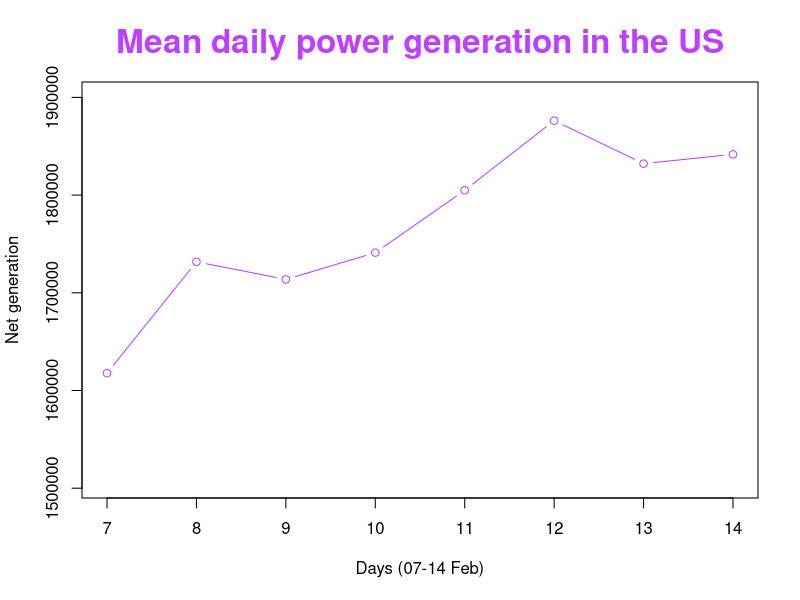
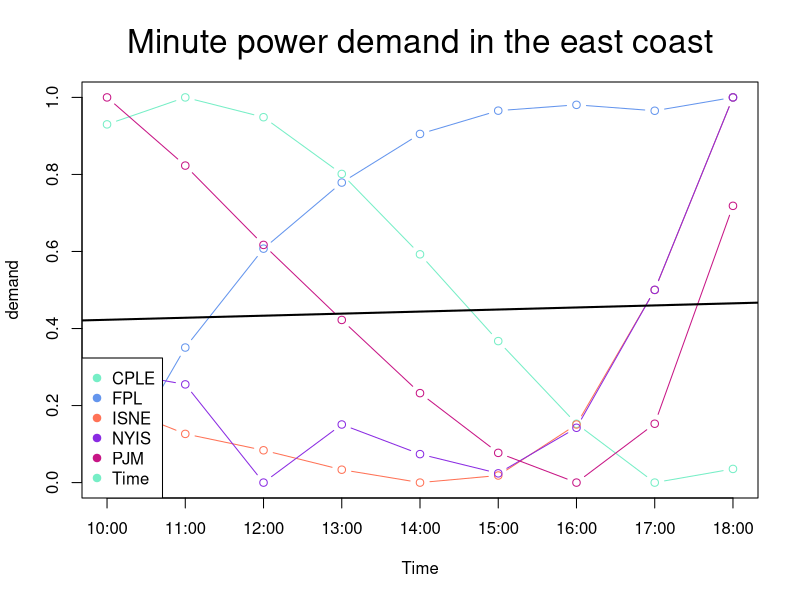
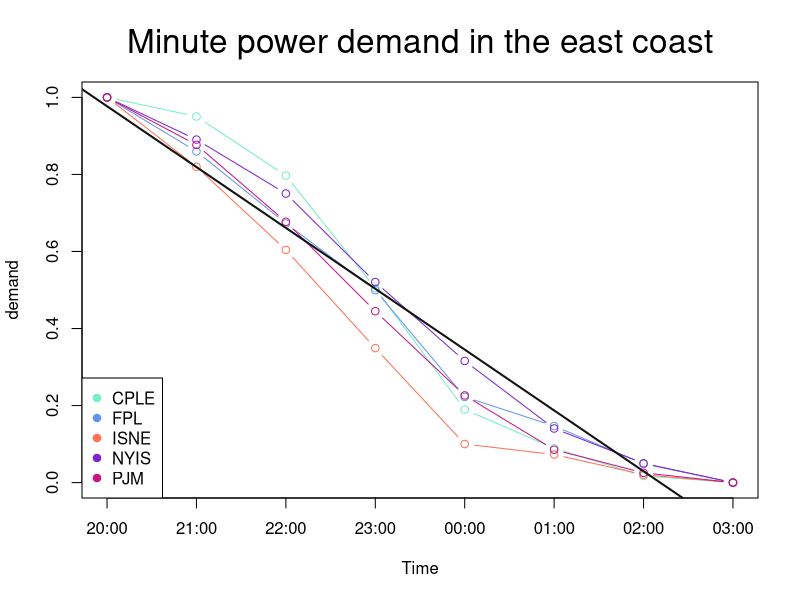

Recreate these plots in R, in order.
## ---- chunk 1
#import libraries
install.packages("dplyr")
install.packages("tidyr")
install.packages("matrixcalc")
install.packages("zoo")
library(dplyr)
library(tidyr)
library(matrixcalc)
library(zoo)

## ---- chunk 2
#Reading Data
A <- read.delim("table.tsv")
A$DateTime <- as.POSIXct( A$megawatthours, tz = "EST", "%H:%M EST %m/%d/%Y" )

## ---- chunk 3
A<-distinct(A)
## ---- chunk 4
# The dimensions of the cube are the Power stations and the dimension of date time.
data_cube<- with(A,cbind(BPAT=Net.generation,CISO	=Net.generation.1, CPLE=Net.generation.2,ERCO= Net.generation.3, FPL=Net.generation.4,ISNE= Net.generation.5,MISO= Net.generation.6,
                         NYIS =Net.generation.7 , PACW=Net.generation.8 , PJM=Net.generation.9 ,United_States_Lower = Net.generation.10,Date=as.integer(format(as.Date(A[,'DateTime']), "%Y%m%d"))))
## ---- chunk 5
index<-which(data_cube[,'Date']>"20210206" & data_cube[,'Date']<"20210215" )
Silce_cube<-data_cube[index,]
## ---- chunk 6
temp<-data_cube[index,]
rownames(temp) <- c(temp[,"Date"])
temp<-temp[,colnames(temp)!="Date"]
roll_up <-  rowsum(temp,row.names(temp))
data_mean<-rowMeans(roll_up[,1:11]) #Daily average performance
## ---- chunk 7
data_frame<-tibble(data_mean)
days<- as.integer(substr(names(roll_up[,1]), nchar(names(roll_up[,1])) - 2 + 1, nchar(names(roll_up[,1]))) )

pdf(file = "Week3_Mean_daily_power.pdf",   
    width = 8, # The width of the plot in inches
    height = 5) # The height of the plot in inches


# create an empty plot
plot(1, type="n", xlab="", ylab="", xlim = c(days[1],days[8]), ylim=c(1505748 ,1900000 ))
# rearrange in a new, temporary dataframe
DF <- data.frame ( Time = days, Demand = data_frame)
# plot
lines( DF, col = 'darkorchid1', type = 'b' )
title(main = "Mean daily power generation in the US",
      xlab = "Days (07-14 Feb)", ylab = "Net generation",
      cex.main = 2,   font.main = 2, col.main = "darkorchid1")
dev.off()
## ---- chunk 8
# The dimensions of the cube are the Power stations and the dimension of date time.
data_cube_2_1<- with(A,cbind( CPLE=Net.generation.2, FPL=Net.generation.4,ISNE= Net.generation.5,
                         NYIS =Net.generation.7 , PJM=Net.generation.9 ,Time=as.integer(format(A[,'DateTime'], format = "%H"))))

# Complete missing values according to Last Observation in data cube
data_cube_2_1<-na.locf(data_cube_2_1,fromLast=TRUE)
## ---- chunk 9
#Silce cube
index_2_1<-which(data_cube_2_1[,'Time']>9 & data_cube_2_1[,'Time']<19 )
Silce_cube_2_1<-data_cube_2_1[index_2_1,]
## ---- chunk 10
temp_2_1<-data_cube_2_1[index_2_1,]
rownames(temp_2_1) <- c(temp_2_1[,"Time"])
temp_2<-temp_2_1[,colnames(temp_2_1)!="Time"]
roll_up_2_1 <-  rowsum(temp_2_1,row.names(temp_2_1))
## ---- chunk 11
# linear fit
LM <- list(  CPLE = NA,  FPL = NA,  ISNE = NA,  NYIS = NA, PJM = NA)
# Creating a dataframe for performing linear regression
df_2_1<-data.frame (roll_up_2_1)
# Data normalization function min-max method.
min_max_norm <- function(x) {
    (x - min(x)) / (max(x) - min(x))
}
#Data normalization
Demand_norm_2_1 <- as.data.frame(lapply(df_2_1, min_max_norm))


#Linear regression formula (U^T*U)^-1*U^T*y
#Create a U matrix for linear regression 
mat2_1_data <- c(rep(c(1),9),c(10:18))
mat2_1 <- matrix(mat2_1_data,nrow=2,ncol=9,byrow=TRUE)

#Create a power function
"%^%" <- function(mat, power) 
  with(eigen(mat), vectors %*% (values^power * t(vectors))) 

pdf(file = "Week3_Minute_power_demand_1.pdf",   
    width = 8, # The width of the plot in inches
    height = 5) # The height of the plot in inches
# create an empty plot
plot(1, type="n", xlab="", ylab="",xaxt="n",xlim = c(10,18), ylim=c(0 ,1))
axis(1, at=c(10:18),labels=c("10:00","11:00","12:00","13:00","14:00","15:00","16:00","17:00","18:00"))
demands <- seq(5) 
#initialization a&b
a<-0
b<-0
colors<-c("aquamarine2","cornflowerblue","coral1","blueviolet","mediumvioletred") #Vector of colors
#A loop that draws a line for each station
for ( i in demands ) {
   # rearrange in a new, temporary dataframe
   DF <- data.frame ( Time =c(10:18), Demand = Demand_norm_2_1[,i] )
   # plot
   lines( DF, col = colors[i], type = 'b' )
   # linear fit
   #Note: 'U' have been in Transformation form
   X_T_X<-((mat2_1)%*% t(mat2_1)) #U^T*U
   Vector_df1<-c(t(DF[2])) #transfer Y df to Vector
   X_T_y<-((mat2_1))%*% (Vector_df1) #U^T*y
   LM[[ i ]] <-(X_T_X%^% (-1))%*% X_T_y #(U^T*U)^-1*U^T*y
   a <- a+(LM[[ i ]])[1]
   b <- b+(LM[[ i ]])[2]
}

abline(a/5, b/5, col = "black", lw =2) #calculated the average regression lines of five stations on the east coast.
title(main = "Minute power demand in the east coast",
      xlab = "Time", ylab = "demand",
      cex.main = 2,   font.main = 1, col.main = "black")
legend( 'bottomleft', col = colors, pch = 19,legend = names(Demand_norm_2_1) )

dev.off()
## ---- chunk 12
index_2_2<-which(data_cube_2_1[,'Time']>19 | data_cube_2_1[,'Time']<4 )
Silce_cube_2_2<-data_cube_2_1[index_2_2,]
## ---- chunk 13
temp_2_2<-data_cube_2_1[index_2_2,]
rownames(temp_2_2) <- c(temp_2_2[,"Time"])
temp_2_2<-temp_2_2[,colnames(temp_2_2)!="Time"]
roll_up_2_2 <-  rowsum(temp_2_2,row.names(temp_2_2))
## ---- chunk 14
# linear fit
LM <- list(  CPLE = NA,  FPL = NA,  ISNE = NA,  NYIS = NA, PJM = NA)
df_2_2<-data.frame (roll_up_2_2)
#Data normalization
Demand_norm_2_2 <- as.data.frame(lapply(df_2_2, min_max_norm))



#Linear regression formula (U^T*U)^-1*U^T*y
#Create a U matrix for linear regression 
mat2_2_data <- c(rep(c(1),8),c(1:8))
mat2_2 <- matrix(mat2_2_data,nrow=2,ncol=8,byrow=TRUE)

#Enter the data in the order of the hours from 20:00-03:00
order_data<-Demand_norm_2_2[c(4,5,6,7,1,2,3,8),]


pdf(file = "Week3_Minute_power_demand_2.pdf",   
    width = 8, # The width of the plot in inches
    height = 5) # The height of the plot in inches

# create an empty plot
plot(1, type="n", xlab="", ylab="",xaxt="n", xlim = c(1,8), ylim=c(0 ,1))
axis(1, at=c(1:8),labels=c("20:00","21:00","22:00","23:00","00:00","01:00","02:00","03:00"))
demands <-seq(5)
#initialization a&b
a<-0
b<-0
colors<-c("aquamarine2","cornflowerblue","coral1","purple3","mediumvioletred") #Vector of colors
#A loop that draws a line for each station
for ( i in demands ) {
   # rearrange in a new, temporary dataframe
   DF <- data.frame ( Time =c(1,8), Demand = order_data[,i] )
   # plot
   lines( DF[2], col = colors[i], type = 'b' )
   # linear fit
   #Note: 'U' have been in Transformation form
   X_T_X<-((mat2_2)%*% t(mat2_2)) #U^T*U
   Vector_df2<-c(t(DF[2])) #transfer Y df to Vector
   X_T_y<-((mat2_2))%*% (Vector_df2) #U^T*y
   LM[[ i ]] <-(X_T_X%^% (-1))%*% X_T_y #(U^T*U)^-1*U^T*y
   a <- a+(LM[[ i ]])[1]
   b <- b+(LM[[ i ]])[2]
}
abline(a/5, b/5, col = 'gray7', lw =2) #calculated the average regression lines of five stations on the east coast.
title(main = "Minute power demand in the east coast",
      xlab = "Time", ylab = "demand",
      cex.main = 2,   font.main = 1, col.main = "black")
legend( 'bottomleft', col = colors, pch = 19,legend = names(order_data) )

dev.off()
